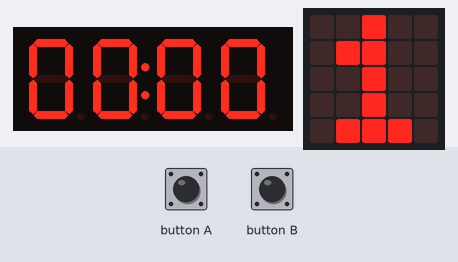
This program was run on a simulated BBC micro:bit (MakeCode). Parts: 4-digit seven-segment display, the board's 5×5 LED display. The test bench sets the inputs (shaded band).

Above: at 1.6 s.
1.7 s: button A pressed for 0.15 s
At 4.29 s:
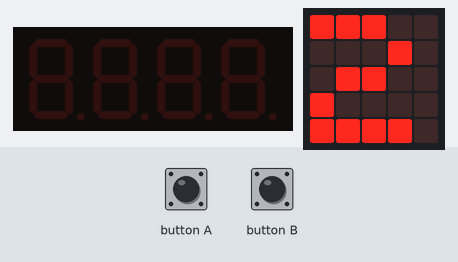
4.8 s: button B pressed for 0.15 s
At 5.39 s:
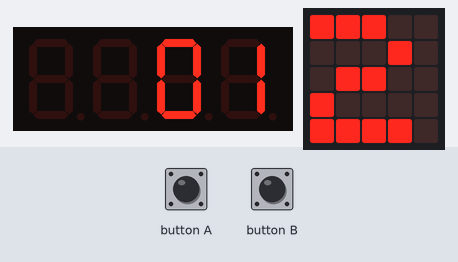
5.5 s: button A pressed for 0.15 s
6.2 s: button B pressed for 0.15 s
At 6.73 s:
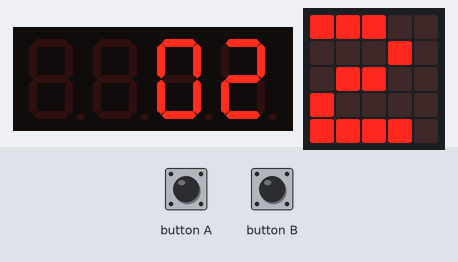
Timing chart, 0 to 7.9 s (numbered marks = the images above; inputs shaded):
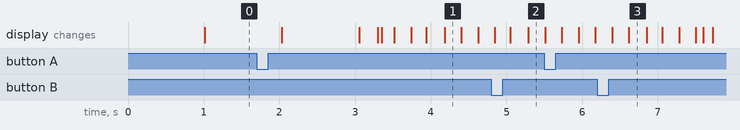

The program:

main.ts
```typescript
function Setclock (Min: number, Sec: number) {
    DisplayTime = Min * 100 + Sec
    tm.showNumber(DisplayTime)
    if (DotBlink == 1) {
        tm.showDP(1, true)
        DotBlink = 0
    } else {
        tm.showDP(1, false)
        DotBlink = 1
    }
}
input.onButtonPressed(Button.A, function () {
    basic.showNumber(Mode)
    Timeout = 10
    if (Mode == Normal) {
        Mode = ChangeSec
    } else if (Mode == ChangeSec) {
        Mode = ChangeMin
    } else if (Mode == ChangeMin) {
        Mode = Normal
    } else {
        Mode = Normal
    }
})
input.onButtonPressed(Button.B, function () {
    Timeout = 10
    if (Mode == ChangeSec) {
        Minuten += 1
        if (Minuten >= 60) {
            Minuten = 0
        }
    } else if (Mode == ChangeMin) {
        Uren += 1
        if (Uren >= 24) {
            Uren = 0
        }
    }
})
let sec = 0
let Timeout = 0
let DisplayTime = 0
let Mode = 0
let ChangeMin = 0
let ChangeSec = 0
let Normal = 0
let Uren = 0
let Minuten = 0
let tm: TM1637.TM1637LEDs = null
let DotBlink = 0
DotBlink = 0
tm = TM1637.create(
DigitalPin.P1,
DigitalPin.P2,
0,
4
)
tm.on()
tm.showNumber(1234)
tm.showDP(1, true)
Minuten = 0
Uren = 0
Setclock(Uren, Minuten)
let Zero = 0
let Blink = 0
Normal = 1
ChangeSec = 2
ChangeMin = 3
Mode = Normal
loops.everyInterval(1000, function () {
    basic.showNumber(Mode)
    if (Timeout > 0) {
        Timeout += -1
    } else {
        Mode = Normal
    }
})
basic.forever(function () {
    if (Mode == Normal) {
        basic.pause(1000)
        Setclock(Uren, Minuten)
        sec += 1
        if (sec >= 60) {
            sec = 0
            Minuten += 1
            if (Minuten >= 60) {
                Minuten = 0
                Uren += 1
                if (Uren >= 24) {
                    Uren = 0
                }
            }
        }
    } else if (Mode == ChangeSec) {
        basic.pause(200)
        if (Blink == 0) {
            Blink = 1
            tm.clear()
        } else {
            Blink = 0
            tm.clear()
            tm.showbit(Minuten % 10, 3)
            tm.showbit(Minuten / 10, 2)
        }
    } else if (Mode == ChangeMin) {
        basic.pause(200)
        if (Blink == 0) {
            Blink = 1
            tm.clear()
        } else {
            Blink = 0
            tm.clear()
            tm.showbit(Uren % 10, 1)
            tm.showbit(Uren / 10, 0)
        }
    }
})
```

test.ts
```typescript
// tests gaan hier; deze zal niet worden gecompileerd wanneer dit pakket wordt gebruikt als extensie.
```

Measured:
- after the input at 1.7 s, the display: first differs from a run without the input after 1.6 s (image 1 shows a later state)
- after the input at 4.8 s, the display: first differs from a run without the input after 0.49 s (image 2)
